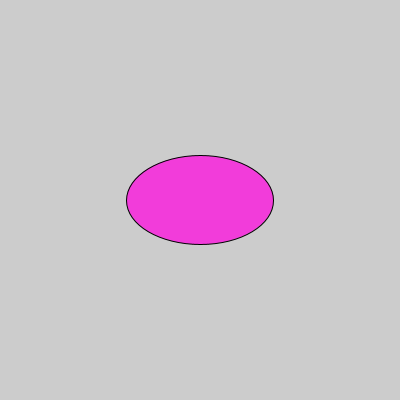
Frame 1 (no input)
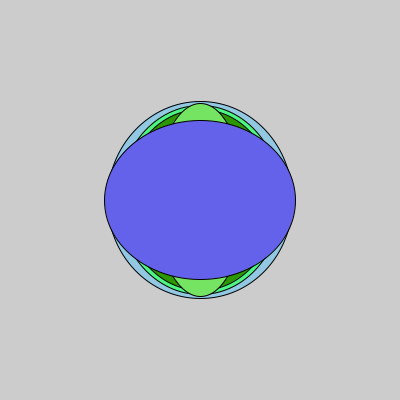
Frame 60 (the mouse pressed at the canvas centre just before this capture)
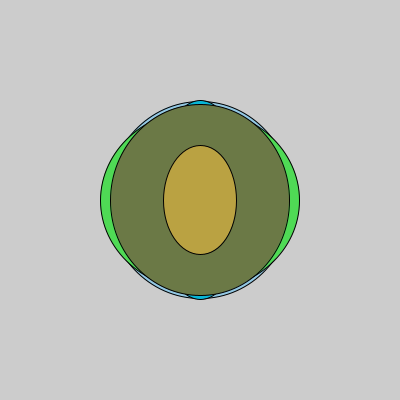
Frame 120 (the mouse held since frame 60 and released just before this capture)

The Processing sketch that drew these frames (run headless with seeded random() and noise(); from frame 60 on, the mouse is pressed at the canvas centre):

// Processing sketch: RandomEllipse
// ── RandomEllipse.pde
void setup()
{
  size (400, 400);
  
  
}

void draw()
{
float randx = random(150) + 50;
float randy = random(150) + 50;
float r = random(255);
float g = random(255);
float b = random(255);

  fill(r, g, b);
  ellipse(200, 200, randx, randy);
}
